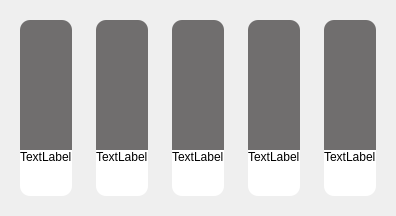
                  <widget class="QWidget" name="widget" native="true">
                   <layout class="QHBoxLayout" name="horizontalLayout">
                    <item>
                     <widget class="QWidget" name="card_3" native="true">
                      <layout class="QVBoxLayout" name="verticalLayout_5">
                       <property name="spacing">
                        <number>0</number>
                       </property>
                       <item>
                        <widget class="QLabel" name="picture_3">
                         <property name="sizePolicy">
                          <sizepolicy hsizetype="Preferred" vsizetype="Fixed">
                           <horstretch>0</horstretch>
                           <verstretch>0</verstretch>
                          </sizepolicy>
                         </property>
                         <property name="minimumSize">
                          <size>
                           <width>0</width>
                           <height>130</height>
                          </size>
                         </property>
                         <property name="styleSheet">
                          <string notr="true">background-color: rgb(112, 110, 110);
border-top-left-radius: 10px;
border-top-right-radius: 10px;</string>
                         </property>
                         <property name="text">
                          <string/>
                         </property>
                        </widget>
                       </item>
                       <item>
                        <widget class="QLabel" name="description_3">
                         <property name="styleSheet">
                          <string notr="true">background-color: rgb(255, 255, 255);</string>
                         </property>
                         <property name="text">
                          <string>TextLabel</string>
                         </property>
                        </widget>
                       </item>
                       <item>
                        <widget class="QWidget" name="bottom_3" native="true">
                         <property name="sizePolicy">
                          <sizepolicy hsizetype="Preferred" vsizetype="Fixed">
                           <horstretch>0</horstretch>
                           <verstretch>4</verstretch>
                          </sizepolicy>
                         </property>
                         <property name="minimumSize">
                          <size>
                           <width>0</width>
                           <height>5</height>
                          </size>
                         </property>
                         <property name="styleSheet">
                          <string notr="true">background-color: rgb(255, 255, 255);
border-bottom-left-radius: 10px;
border-bottom-right-radius: 10px;</string>
                         </property>
                         <layout class="QHBoxLayout" name="horizontalLayout_3">
                          <item>
                           <widget class="QLabel" name="space_3">
                            <property name="text">
                             <string/>
                            </property>
                           </widget>
                          </item>
                          <item>
                           <widget class="QLabel" name="plus_3">
                            <property name="sizePolicy">
                             <sizepolicy hsizetype="Fixed" vsizetype="Preferred">
                              <horstretch>0</horstretch>
                              <verstretch>0</verstretch>
                             </sizepolicy>
                            </property>
                            <property name="minimumSize">
                             <size>
                              <width>20</width>
                              <height>0</height>
                             </size>
                            </property>
                            <property name="styleSheet">
                             <string notr="true">
image: url(:/resources/resources/plus_menu.png);</string>
                            </property>
                            <property name="text">
                             <string/>
                            </property>
                           </widget>
                          </item>
                         </layout>
                        </widget>
                       </item>
                      </layout>
                     </widget>
                    </item>
                    <item>
                     <widget class="QWidget" name="card_7" native="true">
                      <layout class="QVBoxLayout" name="verticalLayout_9">
                       <property name="spacing">
                        <number>0</number>
                       </property>
                       <item>
                        <widget class="QLabel" name="picture_7">
                         <property name="sizePolicy">
                          <sizepolicy hsizetype="Preferred" vsizetype="Fixed">
                           <horstretch>0</horstretch>
                           <verstretch>0</verstretch>
                          </sizepolicy>
                         </property>
                         <property name="minimumSize">
                          <size>
                           <width>0</width>
                           <height>130</height>
                          </size>
                         </property>
                         <property name="styleSheet">
                          <string notr="true">background-color: rgb(112, 110, 110);
border-top-left-radius: 10px;
border-top-right-radius: 10px;</string>
                         </property>
                         <property name="text">
                          <string/>
                         </property>
                        </widget>
                       </item>
                       <item>
                        <widget class="QLabel" name="description_7">
                         <property name="styleSheet">
                          <string notr="true">background-color: rgb(255, 255, 255);</string>
                         </property>
                         <property name="text">
                          <string>TextLabel</string>
                         </property>
                        </widget>
                       </item>
                       <item>
                        <widget class="QWidget" name="bottom_7" native="true">
                         <property name="sizePolicy">
                          <sizepolicy hsizetype="Preferred" vsizetype="Fixed">
                           <horstretch>0</horstretch>
                           <verstretch>4</verstretch>
                          </sizepolicy>
                         </property>
                         <property name="minimumSize">
                          <size>
                           <width>0</width>
                           <height>5</height>
                          </size>
                         </property>
                         <property name="styleSheet">
                          <string notr="true">background-color: rgb(255, 255, 255);
border-bottom-left-radius: 10px;
border-bottom-right-radius: 10px;</string>
                         </property>
                         <layout class="QHBoxLayout" name="horizontalLayout_7">
                          <item>
                           <widget class="QLabel" name="space_7">
                            <property name="text">
                             <string/>
                            </property>
                           </widget>
                          </item>
                          <item>
                           <widget class="QLabel" name="plus_7">
                            <property name="sizePolicy">
                             <sizepolicy hsizetype="Fixed" vsizetype="Preferred">
                              <horstretch>0</horstretch>
                              <verstretch>0</verstretch>
                             </sizepolicy>
                            </property>
                            <property name="minimumSize">
                             <size>
                              <width>20</width>
                              <height>0</height>
                             </size>
                            </property>
                            <property name="styleSheet">
                             <string notr="true">
image: url(:/resources/resources/plus_menu.png);</string>
                            </property>
                            <property name="text">
                             <string/>
                            </property>
                           </widget>
                          </item>
                         </layout>
                        </widget>
                       </item>
                      </layout>
                     </widget>
                    </item>
                    <item>
                     <widget class="QWidget" name="card_6" native="true">
                      <layout class="QVBoxLayout" name="verticalLayout_8">
                       <property name="spacing">
                        <number>0</number>
                       </property>
                       <item>
                        <widget class="QLabel" name="picture_6">
                         <property name="sizePolicy">
                          <sizepolicy hsizetype="Preferred" vsizetype="Fixed">
                           <horstretch>0</horstretch>
                           <verstretch>0</verstretch>
                          </sizepolicy>
                         </property>
                         <property name="minimumSize">
                          <size>
                           <width>0</width>
                           <height>130</height>
                          </size>
                         </property>
                         <property name="styleSheet">
                          <string notr="true">background-color: rgb(112, 110, 110);
border-top-left-radius: 10px;
border-top-right-radius: 10px;</string>
                         </property>
                         <property name="text">
                          <string/>
                         </property>
                        </widget>
                       </item>
                       <item>
                        <widget class="QLabel" name="description_6">
                         <property name="styleSheet">
                          <string notr="true">background-color: rgb(255, 255, 255);</string>
                         </property>
                         <property name="text">
                          <string>TextLabel</string>
                         </property>
                        </widget>
                       </item>
                       <item>
                        <widget class="QWidget" name="bottom_6" native="true">
                         <property name="sizePolicy">
                          <sizepolicy hsizetype="Preferred" vsizetype="Fixed">
                           <horstretch>0</horstretch>
                           <verstretch>4</verstretch>
                          </sizepolicy>
                         </property>
                         <property name="minimumSize">
                          <size>
                           <width>0</width>
                           <height>5</height>
                          </size>
                         </property>
                         <property name="styleSheet">
                          <string notr="true">background-color: rgb(255, 255, 255);
border-bottom-left-radius: 10px;
border-bottom-right-radius: 10px;</string>
                         </property>
                         <layout class="QHBoxLayout" name="horizontalLayout_6">
                          <item>
                           <widget class="QLabel" name="space_6">
                            <property name="text">
                             <string/>
                            </property>
                           </widget>
                          </item>
                          <item>
                           <widget class="QLabel" name="plus_6">
                            <property name="sizePolicy">
                             <sizepolicy hsizetype="Fixed" vsizetype="Preferred">
                              <horstretch>0</horstretch>
                              <verstretch>0</verstretch>
                             </sizepolicy>
                            </property>
                            <property name="minimumSize">
                             <size>
                              <width>20</width>
                              <height>0</height>
                             </size>
                            </property>
                            <property name="styleSheet">
                             <string notr="true">
image: url(:/resources/resources/plus_menu.png);</string>
                            </property>
                            <property name="text">
                             <string/>
                            </property>
                           </widget>
                          </item>
                         </layout>
                        </widget>
                       </item>
                      </layout>
                     </widget>
                    </item>
                    <item>
                     <widget class="QWidget" name="card_4" native="true">
                      <layout class="QVBoxLayout" name="verticalLayout_6">
                       <property name="spacing">
                        <number>0</number>
                       </property>
                       <item>
                        <widget class="QLabel" name="picture_4">
                         <property name="sizePolicy">
                          <sizepolicy hsizetype="Preferred" vsizetype="Fixed">
                           <horstretch>0</horstretch>
                           <verstretch>0</verstretch>
                          </sizepolicy>
                         </property>
                         <property name="minimumSize">
                          <size>
                           <width>0</width>
                           <height>130</height>
                          </size>
                         </property>
                         <property name="styleSheet">
                          <string notr="true">background-color: rgb(112, 110, 110);
border-top-left-radius: 10px;
border-top-right-radius: 10px;</string>
                         </property>
                         <property name="text">
                          <string/>
                         </property>
                        </widget>
                       </item>
                       <item>
                        <widget class="QLabel" name="description_4">
                         <property name="styleSheet">
                          <string notr="true">background-color: rgb(255, 255, 255);</string>
                         </property>
                         <property name="text">
                          <string>TextLabel</string>
                         </property>
                        </widget>
                       </item>
                       <item>
                        <widget class="QWidget" name="bottom_4" native="true">
                         <property name="sizePolicy">
                          <sizepolicy hsizetype="Preferred" vsizetype="Fixed">
                           <horstretch>0</horstretch>
                           <verstretch>4</verstretch>
                          </sizepolicy>
                         </property>
                         <property name="minimumSize">
                          <size>
                           <width>0</width>
                           <height>5</height>
                          </size>
                         </property>
                         <property name="styleSheet">
                          <string notr="true">background-color: rgb(255, 255, 255);
border-bottom-left-radius: 10px;
border-bottom-right-radius: 10px;</string>
                         </property>
                         <layout class="QHBoxLayout" name="horizontalLayout_4">
                          <item>
                           <widget class="QLabel" name="space_4">
                            <property name="text">
                             <string/>
                            </property>
                           </widget>
                          </item>
                          <item>
                           <widget class="QLabel" name="plus_4">
                            <property name="sizePolicy">
                             <sizepolicy hsizetype="Fixed" vsizetype="Preferred">
                              <horstretch>0</horstretch>
                              <verstretch>0</verstretch>
                             </sizepolicy>
                            </property>
                            <property name="minimumSize">
                             <size>
                              <width>20</width>
                              <height>0</height>
                             </size>
                            </property>
                            <property name="styleSheet">
                             <string notr="true">
image: url(:/resources/resources/plus_menu.png);</string>
                            </property>
                            <property name="text">
                             <string/>
                            </property>
                           </widget>
                          </item>
                         </layout>
                        </widget>
                       </item>
                      </layout>
                     </widget>
                    </item>
                    <item>
                     <widget class="QWidget" name="card_5" native="true">
                      <layout class="QVBoxLayout" name="verticalLayout_7">
                       <property name="spacing">
                        <number>0</number>
                       </property>
                       <item>
                        <widget class="QLabel" name="picture_5">
                         <property name="sizePolicy">
                          <sizepolicy hsizetype="Preferred" vsizetype="Fixed">
                           <horstretch>0</horstretch>
                           <verstretch>0</verstretch>
                          </sizepolicy>
                         </property>
                         <property name="minimumSize">
                          <size>
                           <width>0</width>
                           <height>130</height>
                          </size>
                         </property>
                         <property name="styleSheet">
                          <string notr="true">background-color: rgb(112, 110, 110);
border-top-left-radius: 10px;
border-top-right-radius: 10px;</string>
                         </property>
                         <property name="text">
                          <string/>
                         </property>
                        </widget>
                       </item>
                       <item>
                        <widget class="QLabel" name="description_5">
                         <property name="styleSheet">
                          <string notr="true">background-color: rgb(255, 255, 255);</string>
                         </property>
                         <property name="text">
                          <string>TextLabel</string>
                         </property>
                        </widget>
                       </item>
                       <item>
                        <widget class="QWidget" name="bottom_5" native="true">
                         <property name="sizePolicy">
                          <sizepolicy hsizetype="Preferred" vsizetype="Fixed">
                           <horstretch>0</horstretch>
                           <verstretch>4</verstretch>
                          </sizepolicy>
                         </property>
                         <property name="minimumSize">
                          <size>
                           <width>0</width>
                           <height>5</height>
                          </size>
                         </property>
                         <property name="styleSheet">
                          <string notr="true">background-color: rgb(255, 255, 255);
border-bottom-left-radius: 10px;
border-bottom-right-radius: 10px;</string>
                         </property>
                         <layout class="QHBoxLayout" name="horizontalLayout_5">
                          <item>
                           <widget class="QLabel" name="space_5">
                            <property name="text">
                             <string/>
                            </property>
                           </widget>
                          </item>
                          <item>
                           <widget class="QLabel" name="plus_5">
                            <property name="sizePolicy">
                             <sizepolicy hsizetype="Fixed" vsizetype="Preferred">
                              <horstretch>0</horstretch>
                              <verstretch>0</verstretch>
                             </sizepolicy>
                            </property>
                            <property name="minimumSize">
                             <size>
                              <width>20</width>
                              <height>0</height>
                             </size>
                            </property>
                            <property name="styleSheet">
                             <string notr="true">
image: url(:/resources/resources/plus_menu.png);</string>
                            </property>
                            <property name="text">
                             <string/>
                            </property>
                           </widget>
                          </item>
                         </layout>
                        </widget>
                       </item>
                      </layout>
                     </widget>
                    </item>
                   </layout>
                  </widget>
